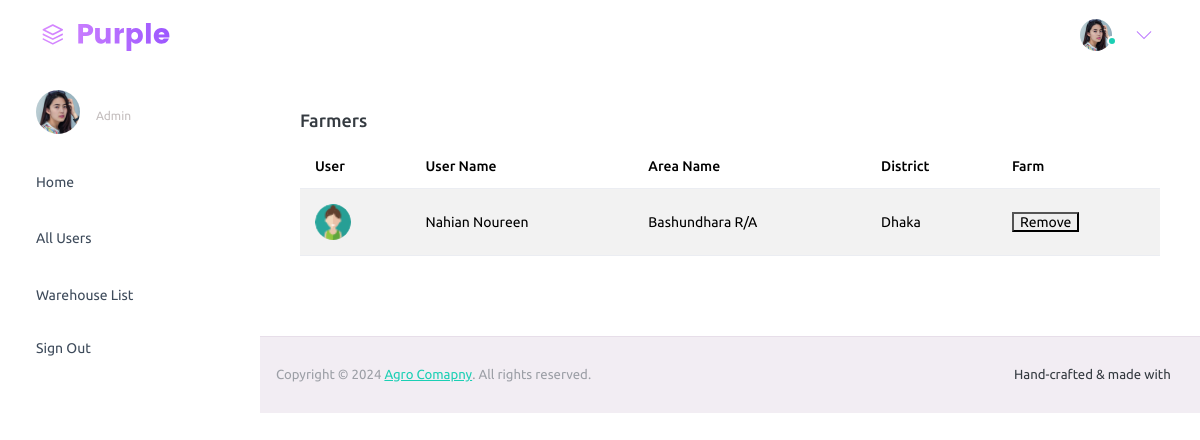
The app's page /adminpages/admin-farmerlist.php, older data.
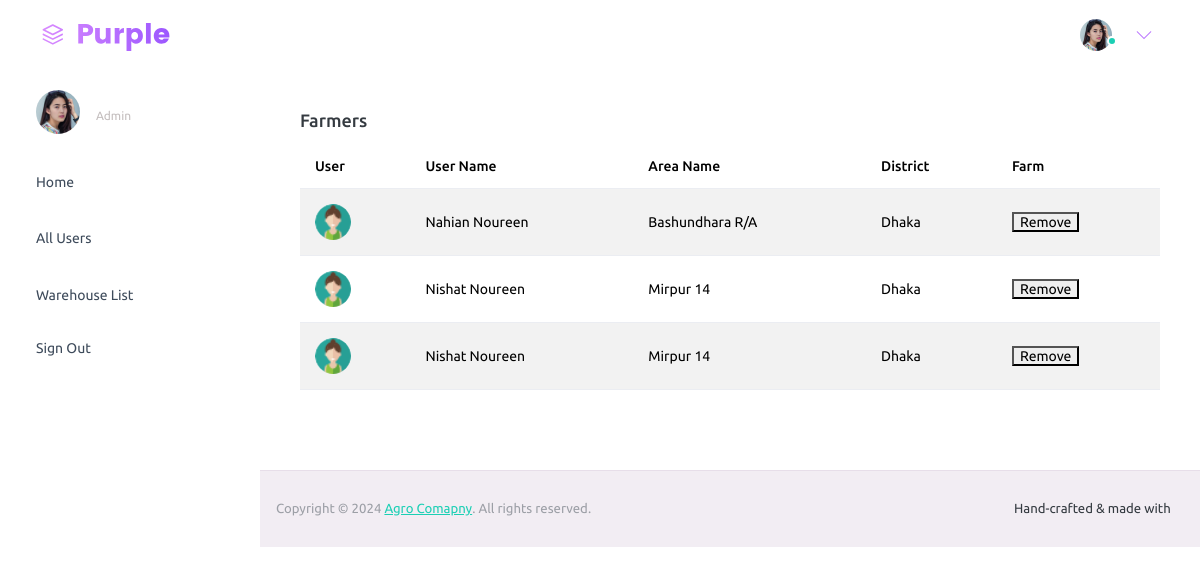
The same page, newer data.
### tables this page shows
CREATE TABLE `farmer_t` (
  `FarmerID` varchar(20) NOT NULL,
  `FName` varchar(50) DEFAULT NULL,
  `LName` varchar(50) DEFAULT NULL,
  `AreaName` varchar(50) DEFAULT NULL,
  `District` varchar(50) DEFAULT NULL,
  `Division` varchar(20) DEFAULT NULL,
  `ContactNumber` varchar(15) DEFAULT NULL,
  `FarmID` varchar(20) DEFAULT NULL
);

### adminpages/admin-farmerlist.php (the view, shortened to what the changed rows need)
<?php
  include '../backend/connect.php';
?>
<!DOCTYPE html>
<html lang="en">
  <head>
    <link rel="stylesheet" href="../assets/vendors/mdi/css/materialdesignicons.min.css">
    <link rel="stylesheet" href="../assets/vendors/ti-icons/css/themify-icons.css">
    <link rel="stylesheet" href="../assets/vendors/css/vendor.bundle.base.css">
    <link rel="stylesheet" href="../assets/vendors/font-awesome/css/font-awesome.min.css">
    <link rel="stylesheet" href="../assets/vendors/font-awesome/css/font-awesome.min.css" />
    <link rel="stylesheet" href="../assets/vendors/bootstrap-datepicker/bootstrap-datepicker.min.css">
    <link rel="stylesheet" href="../assets/css/style.css">
  </head>
  <body>
    <div class="container-scroller">
      <div class="container-fluid page-body-wrapper">
        <div class="main-panel">
            <div class="col-lg-12 grid-margin stretch-card">
                <div class="card">
                  <div class="card-body">
                    <table class="table table-striped">
                      <thead>
                        <tr>
                          <th> User </th>
                          <th> User Name </th>
                          <th> Area Name </th>
                          <th> District </th>
                          <th> Farm </th>
                        </tr>
                      </thead>
                      <tbody>
                        <form action="../backend/remove-farmer.php" method="POST">
                        <?php
                          $sql = "SELECT * FROM farmer_t";
                          $result = $conn->query($sql);
                          echo "<tr>";
                          while ($row = mysqli_fetch_array($result)) {
                            echo "<td ClassName='py-1'>";
                            echo "<img src='../assets/images/faces-clipart/pic-3.png' " . "alt=image' /></td>";
                            $farmer_id = $row['FarmerID'];
                            $first_name = $row['FName'];
                            $last_name = $row['LName'];
                            $area_name = $row['AreaName'];
                            $district = $row['District'];
                            $user_name = $first_name . " " . $last_name;
                            echo "<td>" . $user_name . "</td>";
                            echo "<td>" . $area_name . "</td>";
                            echo "<td>" . $district . "</td>";
                            echo "<td><button type='submit' name='remove_farmer' value='" . $farmer_id . "'>Remove</button></td></tr>";
                          }
                        ?>
                        </form>
                      </tbody>
                    </table>
                  </div>
                </div>
              </div>
        </div>
      </div>
    </div>
  </body>
</html>

Row changes from the older to the newer data that the page shows:
added farmer_t: user_name "Nishat Noureen", AreaName "Mirpur 14", District "Dhaka"
added farmer_t: user_name "Nishat Noureen", AreaName "Mirpur 14", District "Dhaka"
